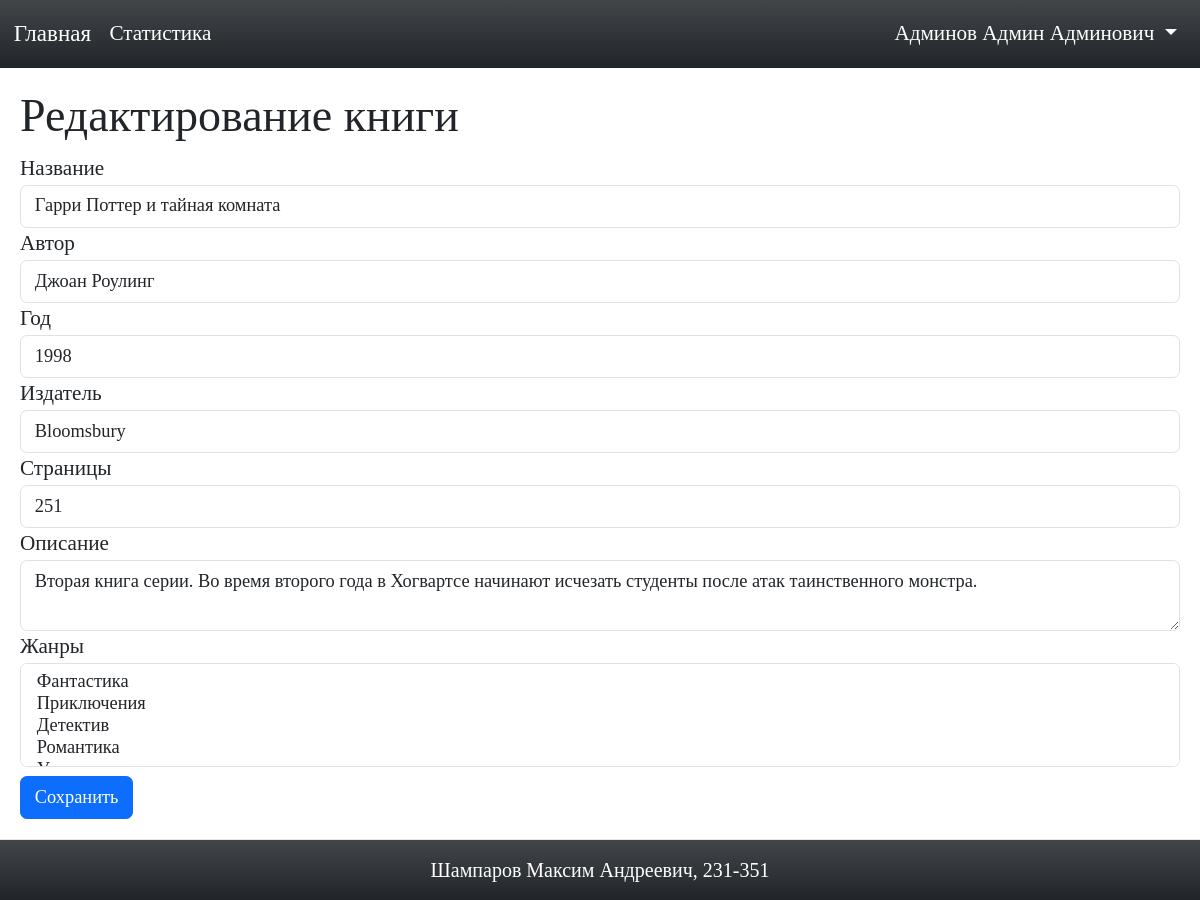
Screenshot of /book/edit/2 (signed in) with the database file from the repository.
### models.py (models this page shows, shortened)
class User(db.Model, UserMixin):
    __tablename__ = 'users'
    id = db.Column(db.Integer, primary_key=True)
    login = db.Column(db.String(50), unique=True, nullable=False)
    password_hash = db.Column(db.String(128), nullable=False)
    last_name = db.Column(db.String(50))
    first_name = db.Column(db.String(50))
    middle_name = db.Column(db.String(50))
    role_id = db.Column(db.Integer, db.ForeignKey('roles.id', ondelete='CASCADE'), nullable=False)
    def is_admin(self):
        return self.role_id == 1
    def can(self, action, record=None):
        check_user = CheckRights()
        method = getattr(check_user, action, None)
        if method:
            return method()
        return False

class Book(db.Model):
    __tablename__ = 'books'
    id = db.Column(db.Integer, primary_key=True)
    title = db.Column(db.String(255), nullable=False)
    description = db.Column(db.Text, nullable=False)
    year = db.Column(db.Integer, nullable=False)
    publisher = db.Column(db.String(255), nullable=False)
    author = db.Column(db.String(255), nullable=False)
    pages = db.Column(db.Integer, nullable=False)
    cover_id = db.Column(db.Integer, db.ForeignKey('covers.id', ondelete='CASCADE'), nullable=True)

### book.py (the view, shortened to what this page needs)
@bp_book.route('/edit/<int:book_id>', methods=['GET', 'POST'])
@login_required
@check_rights('edit')
def edit(book_id):
    book = Book.query.get_or_404(book_id)
    return render_template('book/edit.html', book=book, genres=Genre.query.all(), errors=[])

### auth.py (called while the page is built)
def check_rights(action):
    def decorator(func):
        @functools.wraps(func)
        def wrapper(*args, **kwargs):
            user = load_user(kwargs.get('user_id'))
            if current_user.is_anonymous:
                flash('Для выполнения данного действия необходимо пройти процедуру аутентификации!', 'danger')
                return redirect(url_for('auth.login'))
            if not current_user.can(action):
                flash('У вас недостаточно прав для выполнения данного действия!', 'danger')
                return redirect(url_for('index'))
            return func(*args, **kwargs)
        return wrapper
    return decorator

def load_user(user_id):
    return User.query.get(user_id)

### check_rights.py (called while the page is built)
    def edit(self):
        return current_user.is_admin() or current_user.is_moder()

    def visit(self):
        return current_user.is_admin()

### templates/book/edit.html
{% extends "base.html" %}
{% from "book/book_form.html" import book_form %}
{% block content %}
<h1>Редактирование книги</h1>
{{ book_form(url_for('book.edit', book_id=book.id), book=book, genres=genres, errors=errors) }}
{% endblock %}

### templates/base.html (shortened to what this page needs)
<!DOCTYPE html>
<html lang="en">
<head>
    <link href="https://cdn.jsdelivr.net/npm/bootstrap@5.3.3/dist/css/bootstrap.min.css" rel="stylesheet"
 />
    <link href="{{url_for('static', filename='css/style.css')}}" rel="stylesheet">
</head>
<body>
    <header>
        <nav class="navbar navbar-expand-lg bg-dark bg-gradient">
            <div class="container-fluid">
                <a class="navbar-brand text-white" href="{{url_for('index')}}">Главная</a>
                {% if current_user.is_authenticated and current_user.can('visit') %}
                <a class="nav-link text-white" href="{{ url_for('book.admin_stats') }}">Статистика</a>
                {% endif %}
                <div class="collapse navbar-collapse" id="navbarSupportedContent">
                    <ul class="navbar-nav ms-auto">
                        {% if current_user.is_authenticated %}
                        <li class="nav-item dropdown">
                            <a class="nav-link dropdown-toggle text-white" href="#" id="navbarDropdown" role="button"
                                data-bs-toggle="dropdown" aria-expanded="false">
                                {{ current_user.last_name }} {{ current_user.first_name }} {{ current_user.middle_name
                                }}
                            </a>
                        </li>
                        {% else %}
                        <a class="nav-link text-white" href="{{url_for('auth.login')}}">Вход</a>
                        {% endif %}
                    </ul>
                </div>
            </div>
        </nav>
    </header>
    <main>
        {% block content%}
        {% endblock %}
    </main>
    <footer class="footer bg-dark bg-gradient text-white">
        <span>Шампаров Максим Андреевич, 231-351</span>
    </footer>
</body>
</html>

### templates/book/book_form.html (shortened to what this page needs)
{% macro book_form(action, book=None, genres=[], errors=[]) %}
<form action="{{ action }}" method="post" enctype="multipart/form-data">
    <div class="form-group">
        <label for="title">Название</label>
        <input type="text" name="title" id="title" class="form-control" value="{{ book.title if book else '' }}">
    </div>
    <div class="form-group">
        <label for="author">Автор</label>
        <input type="text" name="author" id="author" class="form-control" value="{{ book.author if book else '' }}">
    </div>
    <div class="form-group">
        <label for="year">Год</label>
        <input type="number" name="year" id="year" class="form-control" value="{{ book.year if book else '' }}">
    </div>
    <div class="form-group">
        <label for="publisher">Издатель</label>
        <input type="text" name="publisher" id="publisher" class="form-control" value="{{ book.publisher if book else '' }}">
    </div>
    <div class="form-group">
        <label for="pages">Страницы</label>
        <input type="number" name="pages" id="pages" class="form-control" value="{{ book.pages if book else '' }}">
    </div>
    <div class="form-group">
        <label for="description">Описание</label>
        <textarea name="description" id="description" class="form-control">{% if book %}{{ book.description }}{% endif %}</textarea>
    </div>
    <div class="form-group mb-2">
        <label for="genres">Жанры</label>
        <select name="genres" id="genres" class="form-control" multiple>
            {% for genre in genres %}
            <option value="{{ genre.id }}" {% if genre.id in (book.genre_ids if book else []) %}selected{% endif %}>{{ genre.name }}</option>
            {% endfor %}
        </select>
    </div>
    <button type="submit" class="btn btn-primary">Сохранить</button>
</form>
<link rel="stylesheet" href="https://cdn.jsdelivr.net/npm/easymde/dist/easymde.min.css">
{% endmacro %}

### static/css/style.css (style rules this page uses)
html, body { height: 100%; margin: 0; font-family: 'Times New Roman', Times, serif; font-size: 1.15rem; }
body { display: flex; flex-direction: column; }
main { flex: 1; padding: 20px; position: relative; }
.footer { padding: 15px; font-size: 20px; width: 100%; height: 80px; display: flex; align-items: center; justify-content: center; text-align: center; border-top: 1px solid #e7e7e7; }

### rows the page displays
User: last_name "Админов", first_name "Админ", middle_name "Админович"
Book: title "Гарри Поттер и тайная комната", author "Джоан Роулинг", year "1998", publisher "Bloomsbury", pages "251", description "Вторая книга серии. Во время второго года в Хогвартсе начинают исчезать студенты после атак таинственного монстра."
